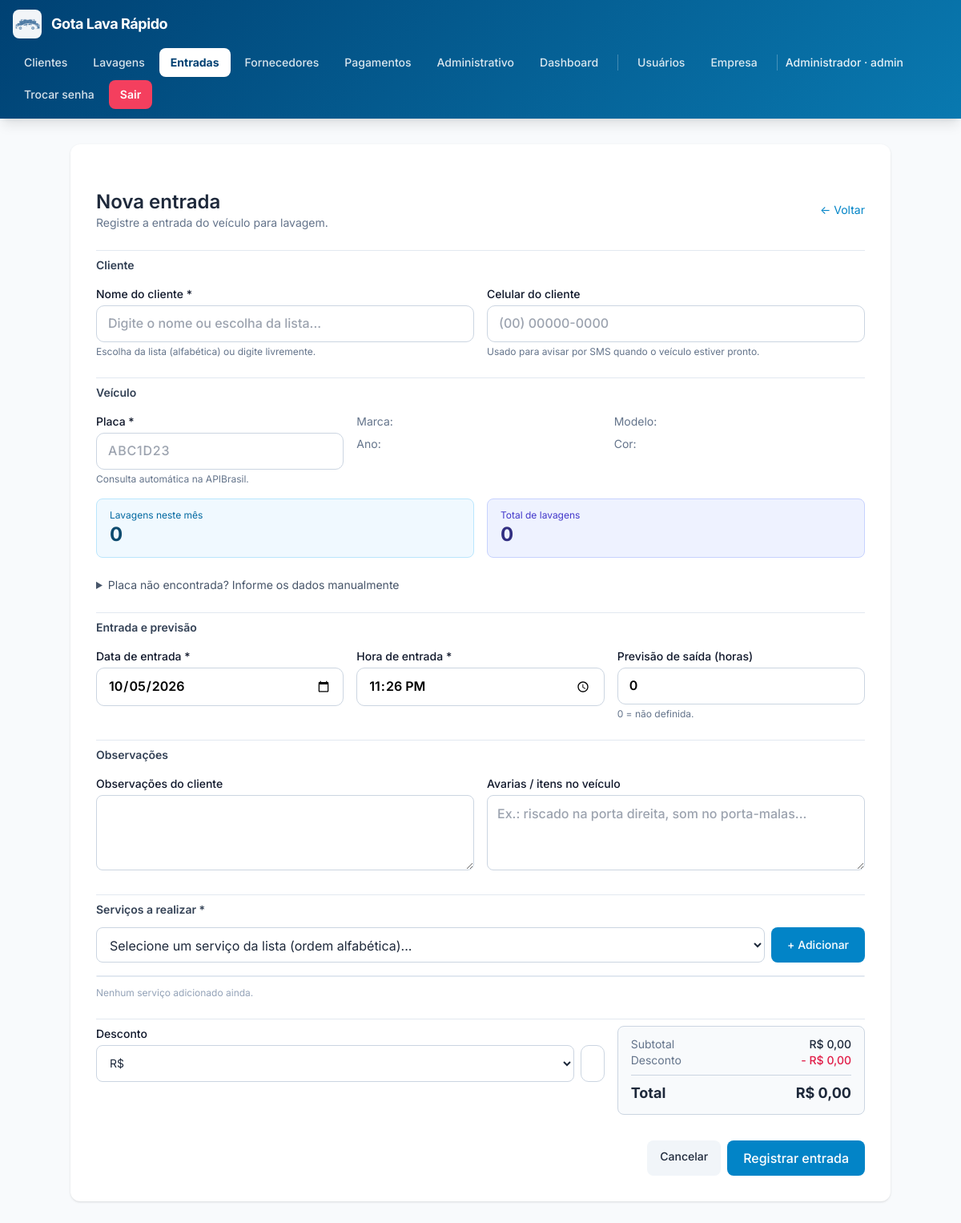
The app's page /entrada_lavagem.php (signed in) with its own data.
### tables this page shows
CREATE TABLE empresa (
                id INTEGER PRIMARY KEY CHECK (id = 1),
                razao_social  TEXT NOT NULL DEFAULT '',
                nome_fantasia TEXT NOT NULL DEFAULT '',
                cnpj          TEXT NOT NULL DEFAULT '',
                inscricao_estadual TEXT NOT NULL DEFAULT '',
                email         TEXT NOT NULL DEFAULT '',
                telefone      TEXT NOT NULL DEFAULT '',
                celular       TEXT NOT NULL DEFAULT '',
                cep           TEXT NOT NULL DEFAULT '',
                endereco      TEXT NOT NULL DEFAULT '',
                numero        TEXT NOT NULL DEFAULT '',
                complemento   TEXT NOT NULL DEFAULT '',
                bairro        TEXT NOT NULL DEFAULT '',
                cidade        TEXT NOT NULL DEFAULT '',
                uf            TEXT NOT NULL DEFAULT '',
                logo_path     TEXT NOT NULL DEFAULT '',
                atualizado_em TEXT NOT NULL DEFAULT (datetime('now','localtime'))
            );

CREATE TABLE usuarios (
        id INTEGER PRIMARY KEY AUTOINCREMENT,
        email TEXT NOT NULL UNIQUE,
        senha_hash TEXT NOT NULL,
        is_admin INTEGER NOT NULL DEFAULT 0,
        precisa_trocar_senha INTEGER NOT NULL DEFAULT 1,
        ativo INTEGER NOT NULL DEFAULT 1,
        criado_em TEXT NOT NULL DEFAULT (datetime('now','localtime'))
    , nome TEXT NOT NULL DEFAULT '', cpf TEXT NOT NULL DEFAULT '', celular TEXT NOT NULL DEFAULT '');

### entrada_lavagem.php (the view, shortened to what the rows shown need)
<?php
require_once __DIR__ . '/config.php';
$id      = (int)($_GET['id'] ?? $_POST['id'] ?? 0);
$editar  = $id > 0;
require __DIR__ . '/header.php';
?>
<div class="max-w-5xl mx-auto">
  <form method="post" id="formEntrada" class="bg-white rounded-xl shadow p-6 sm:p-8 space-y-6" novalidate>
    <div class="flex flex-wrap items-center justify-between gap-3">
      <div>
        <h1 class="text-2xl font-semibold"><?= $editar ? 'Editar entrada' : 'Nova entrada' ?></h1>
      </div>
    </div>
    <section class="grid gap-4 sm:grid-cols-2 pt-2 border-t border-slate-200">
      <h2 class="sm:col-span-2 text-sm font-semibold text-slate-700">Cliente</h2>
    </section>
    <section class="grid gap-4 sm:grid-cols-6 pt-2 border-t border-slate-200">
      <h2 class="sm:col-span-6 text-sm font-semibold text-slate-700">Veículo</h2>
    </section>
    <section class="grid gap-4 sm:grid-cols-6 pt-2 border-t border-slate-200">
      <h2 class="sm:col-span-6 text-sm font-semibold text-slate-700">Entrada e previsão</h2>
    </section>
    <section class="grid gap-4 sm:grid-cols-2 pt-2 border-t border-slate-200">
      <h2 class="sm:col-span-2 text-sm font-semibold text-slate-700">Observações</h2>
    </section>
    <section class="pt-2 border-t border-slate-200">
      <h2 class="text-sm font-semibold text-slate-700 mb-3">Serviços a realizar *</h2>
    </section>
  </form>
</div>
<?php require __DIR__ . '/footer.php'; ?>

### header.php (shortened to what the rows shown need)
<?php
$u      = usuario_logado();
$__emp  = [];
$__logo = null;
try {
    $__emp  = empresa();
    $__logo = empresa_logo_url();
} catch (Throwable $e) {
    $__emp = []; $__logo = null;
}
$__nome = $__emp['nome_fantasia'] ?? '';
$nomeTopo = '';
$atual    = basename($_SERVER['PHP_SELF'] ?? '');
if ($u) {
    $nomeTopo = $u['email'];
    try {
        $st = db()->prepare('SELECT nome FROM usuarios WHERE id = ?');
        $st->execute([(int)$_SESSION['usuario_id']]);
        $n = $st->fetchColumn();
        if ($n) $nomeTopo = $n;
    } catch (Throwable $e) { }
}
function menu_cls(string $href, array $arquivos, string $atual): string {
    $ativo = ($atual === $href) || in_array($atual, $arquivos, true);
    return $ativo
        ? 'px-3.5 py-2 rounded-lg bg-white text-brand-700 font-bold shadow-sm'
        : 'px-3.5 py-2 rounded-lg text-white/85 hover:text-white hover:bg-white/15 transition font-medium';
}
?>
<!DOCTYPE html>
<html lang="pt-BR" class="h-full">
<head>
<script src="https://cdn.tailwindcss.com"></script>
</head>
<body class="h-full bg-slate-50 text-slate-800 antialiased">
<?php if ($u): ?>
<nav class="sticky top-0 z-40 text-white shadow-lg"
     style="background: linear-gradient(135deg, #004173 0%, #0979b0 100%);">
  <div class="max-w-7xl mx-auto px-4 py-3 flex flex-wrap items-center justify-between gap-3">
    <a href="dashboard.php" class="flex items-center gap-3 font-bold tracking-tight text-lg">
      <?php if ($__logo): ?>
        <img src="<?= e($__logo) ?>" alt="Logo"
             class="h-9 w-9 object-contain bg-white/95 rounded-lg p-0.5 shadow-sm">
      <?php endif; ?>
      <span><?= e($__nome) ?></span>
    </a>
    <div class="flex items-center gap-1 text-sm flex-wrap">
      <a href="clientes.php"     class="<?= menu_cls('clientes.php',     ['cliente_form.php'], $atual) ?>">Clientes</a>
      <a href="lavagens.php"     class="<?= menu_cls('lavagens.php',     ['lavagem_form.php'], $atual) ?>">Lavagens</a>
      <a href="entradas.php"     class="<?= menu_cls('entradas.php',     ['entrada_lavagem.php'], $atual) ?>">Entradas</a>
      <a href="fornecedores.php" class="<?= menu_cls('fornecedores.php', ['fornecedor_form.php'], $atual) ?>">Fornecedores</a>
      <a href="pagamentos.php"   class="<?= menu_cls('pagamentos.php',   [
            'pagamento_form.php', 'dashboard_pagamentos.php',
            'relatorio_pagamentos.php', 'categorias_pagamento.php',
         ], $atual) ?>">Pagamentos</a>
      <a href="administrativo.php" class="<?= menu_cls('administrativo.php', [], $atual) ?>">Administrativo</a>
      <a href="dashboard_operacional.php" class="<?= menu_cls('dashboard_operacional.php', [], $atual) ?>">Dashboard</a>
      <?php if ($u['is_admin']): ?>
        <a href="usuarios.php" class="<?= menu_cls('usuarios.php', ['usuario_form.php','usuario_senha_gerada.php'], $atual) ?>">Usuários</a>
        <a href="empresa.php"  class="<?= menu_cls('empresa.php',  [], $atual) ?>">Empresa</a>
      <?php endif; ?>
      <span class="hidden md:inline text-white/90 font-medium">
        <?= e($nomeTopo) ?><?= $u['is_admin'] ? ' · admin' : '' ?>
      </span>
      <a href="trocar_senha.php" class="px-3.5 py-2 rounded-lg text-white/85 hover:text-white hover:bg-white/15 transition font-medium">Trocar senha</a>
      <a href="logout.php"       class="px-3.5 py-2 rounded-lg bg-rose-500 hover:bg-rose-600 text-white font-semibold transition shadow-sm">Sair</a>
    </div>
  </div>
</nav>
<?php endif; ?>
<main class="max-w-7xl mx-auto px-4 py-6 sm:py-8">

### records on screen
empresa: logo_path (picture), nome_fantasia "Gota Lava Rápido"
usuarios: nome "Administrador"
